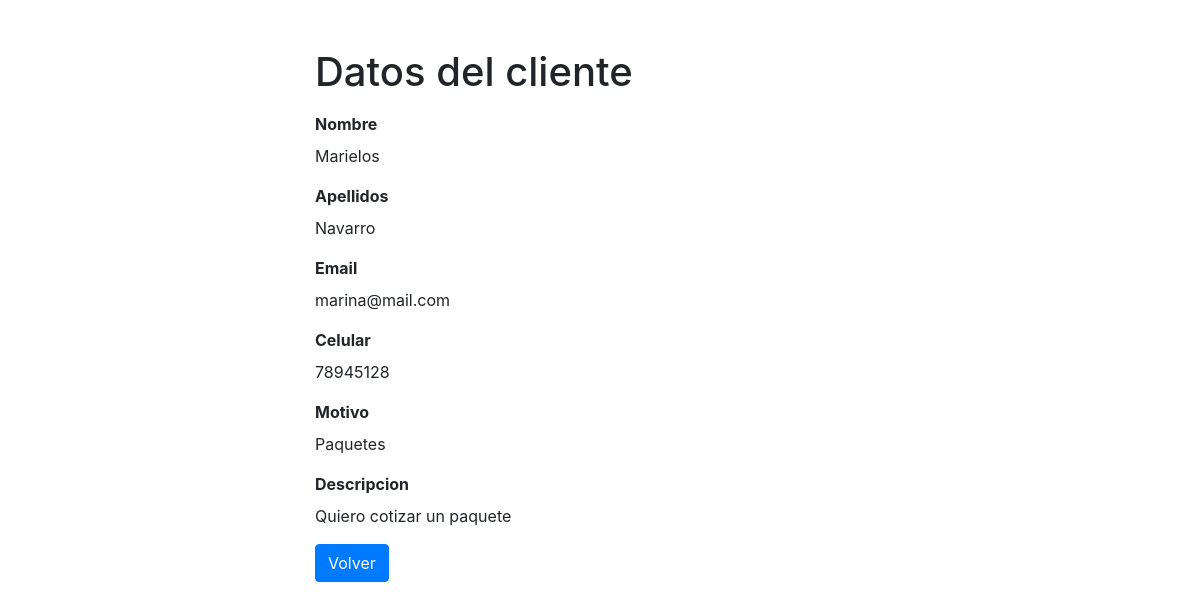
/readCliente.php?idCliente=2, run on an earlier commit of the app's database.
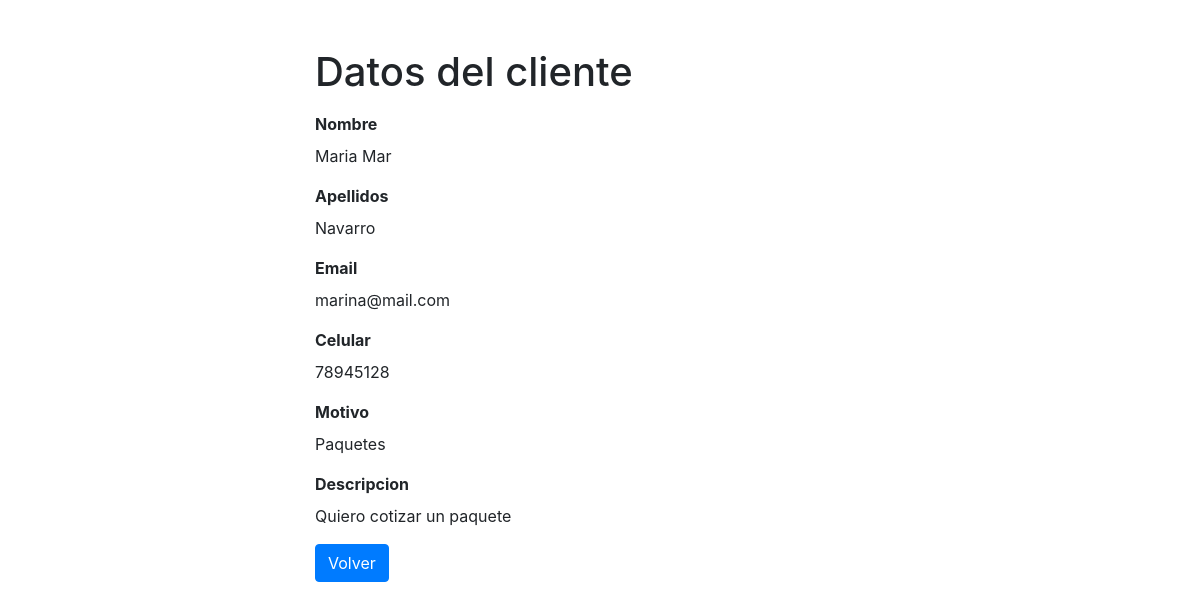
And on a later commit of the database.
### tables this page shows
CREATE TABLE `clientes` (
  `idCliente` int(11) NOT NULL,
  `nombreCliente` varchar(50) NOT NULL,
  `apellidosCliente` varchar(100) NOT NULL,
  `correoCliente` varchar(100) NOT NULL,
  `celularCliente` int(11) NOT NULL,
  `motivoCliente` varchar(100) NOT NULL,
  `descripcionCliente` varchar(300) NOT NULL
);

### readCliente.php (the view, shortened to what this page needs)
<?php
if (isset($_GET["idCliente"]) && !empty(trim($_GET["idCliente"]))) {
    require_once "config.php";
    $sql = "SELECT * FROM clientes WHERE idCliente = :idCliente";
    if ($stmt = $pdo->prepare($sql)) {
        $stmt->bindParam(":idCliente", $param_idCliente);
        if ($stmt->execute()) {
            if ($stmt->rowCount() == 1) {
                $row = $stmt->fetch(PDO::FETCH_ASSOC);
            } else {
                header("location: error.php");
                exit();
            }
        } else {
            echo "Oops! Something went wrong. Please try again later.";
        }
    }
} else {
    header("location: error.php");
    exit();
}
?>
<!DOCTYPE html>
<html lang="en">
<head>
    <link rel="stylesheet" href="https://stackpath.bootstrapcdn.com/bootstrap/4.5.2/css/bootstrap.min.css">
</head>
<body>
    <div class="wrapper">
        <div class="container-fluid">
            <div class="row">
                <div class="col-md-12">
                    <h1 class="mt-5 mb-3">Datos del cliente</h1>
                    <div class="form-group">
                        <b><label>Nombre</label></b>
                        <p><?php echo $row["nombreCliente"]; ?></p>
                    </div>
                    <div class="form-group">
                        <b><label>Apellidos</label></b>
                        <p><?php echo $row["apellidosCliente"]; ?></p>
                    </div>
                    <div class="form-group">
                        <b><label>Email</label></b>
                        <p><?php echo $row["correoCliente"]; ?></p>
                    </div>
                    <div class="form-group">
                        <b><label>Celular</label></b>
                        <p><?php echo $row["celularCliente"]; ?></p>
                    </div>
                    <div class="form-group">
                        <b><label>Motivo</label></b>
                        <p><?php echo $row["motivoCliente"]; ?></p>
                    </div>
                    <div class="form-group">
                        <b><label>Descripcion</label></b>
                        <p><?php echo $row["descripcionCliente"]; ?></p>
                    </div>
                    <p><a href="listaCliente.php" class="btn btn-primary">Volver</a></p>
                </div>
            </div>
        </div>
    </div>
</body>
</html>

What changed in the data, as far as the page shows it:
changed clientes "Navarro": nombreCliente "Marielos" → "Maria Mar"
